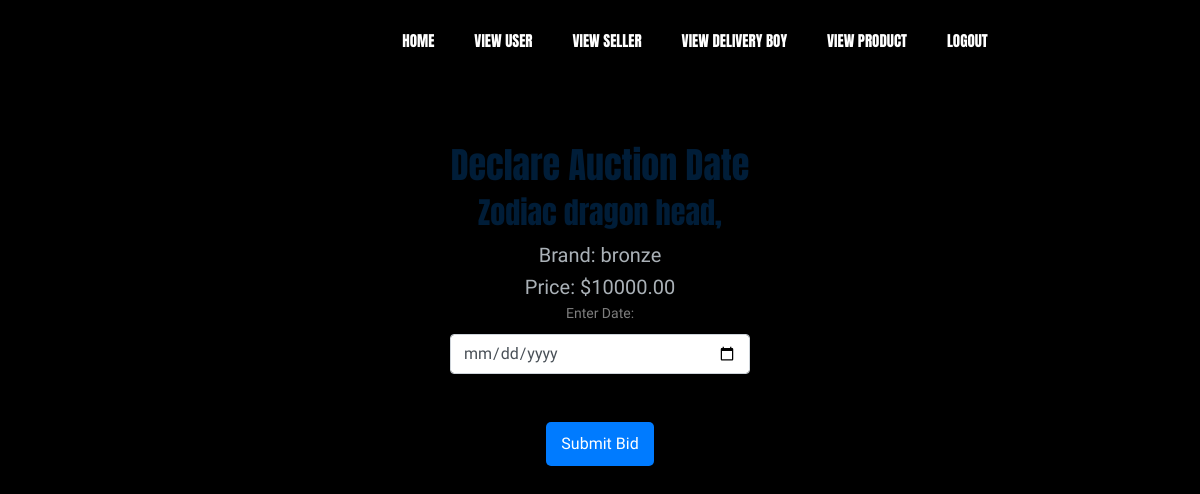
Page /admin/admin/bid_date.php?product_id=3 on the committed database.
### tables this page shows
CREATE TABLE IF NOT EXISTS `products` (
  `product_id` int(11) NOT NULL AUTO_INCREMENT,
  `sid` varchar(15) NOT NULL,
  `product_name` varchar(255) NOT NULL,
  `brand` varchar(255) NOT NULL,
  `image` varchar(255) NOT NULL,
  `description` text,
  `price` decimal(10,2) NOT NULL,
  `date` varchar(20) NOT NULL DEFAULT 'not declared',
  PRIMARY KEY (`product_id`)
);

### admin/admin/bid_date.php (the view, shortened to what this page needs)
<?php
include '../connection/dbconnection.php';
include 'admin_header.php';
if (isset($_GET['product_id'])) {
    $product_id = $_GET['product_id'];
    $qryFetchProduct = "SELECT * FROM products WHERE product_id = $product_id";
    $result = mysqli_query($con, $qryFetchProduct);
    if ($result->num_rows > 0) {
        $product = mysqli_fetch_assoc($result);
    } else {
        echo "<p>Product not found</p>";
        exit;
    }
} else {
    echo "<p>Product ID is missing</p>";
    exit;
}
?>
<!DOCTYPE html>
<html>
<head>
</head>
<body style="background-color:black;">
    <br>
    <br>
    <br>
    <br>
    <br>
    <br>
    <center>
        <h1>Declare Auction Date</h1>
    </center>
    <div class="bid-form">
        <h2><?php echo $product['product_name']; ?></h2>
        <p>Brand: <?php echo $product['brand']; ?></p>
        <p>Price: $<?php echo $product['price']; ?></p>
        <form method="POST" action="">
            <label for="bid_amount">Enter  Date:</label>
            <input type="date" name="bid_date" class="form-control" id="bid_amount" required min="<?php echo date('Y-m-d'); ?>">
            <button type="submit"class="mt-5" name="submit_bid">Submit Bid</button>
        </form>
    </div>
</body>
</html>

### admin/admin/bid_date.php (style rules this page uses)
.bid-form { width: 300px; margin: 0 auto; text-align: center; }
.bid-form label { display: block; margin-bottom: 10px; }
.bid-form button { background-color: #007bff; color: white; padding: 10px 15px; border: none; border-radius: 5px; cursor: pointer; }

### rows in the picture
products: product_name "Zodiac dragon head,", brand "bronze", price "10000.00"
